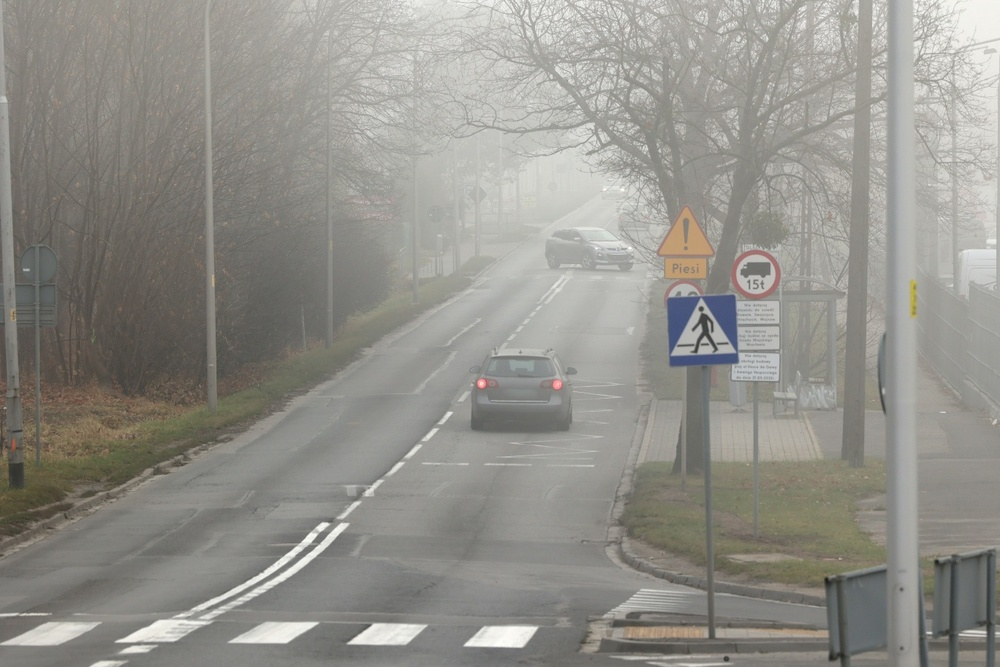
#> input picture L04/mistyroad.jpg, 1000 x 667 px, shrunk from 1368 x 912 before the run
$ python hw1.py
#> lines starting #> are read from the running program, lines starting #| are printed output that depends on the picture
import cv2 as cv
import matplotlib.pyplot as plt
import sys

# cv.imread()를사용하여이미지를불러옵니다.
img = cv.imread('mistyroad.jpg')
#> img is the input picture: shape (667, 1000, 3); mean B, G, R 138.7, 145, 146.5
if img is None :
    sys.exit('파일이 존재하지 않습니다.')

# 이미지를 그레이스케일로 변환
gray = cv.cvtColor(img, cv.COLOR_BGR2GRAY) # BGR 컬러 영상을 명암 영상으로 변환
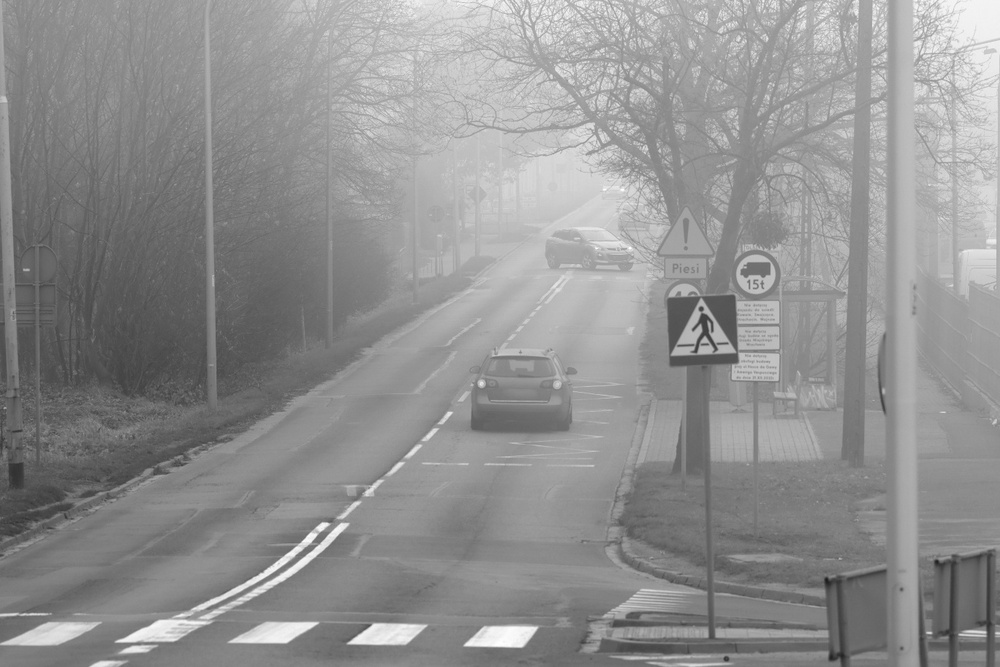
#> gray: shape (667, 1000); min 28, max 255, mean 144.8

threshold_value = 127
#> (the run stopped early here; a loop or call above may not have finished)
